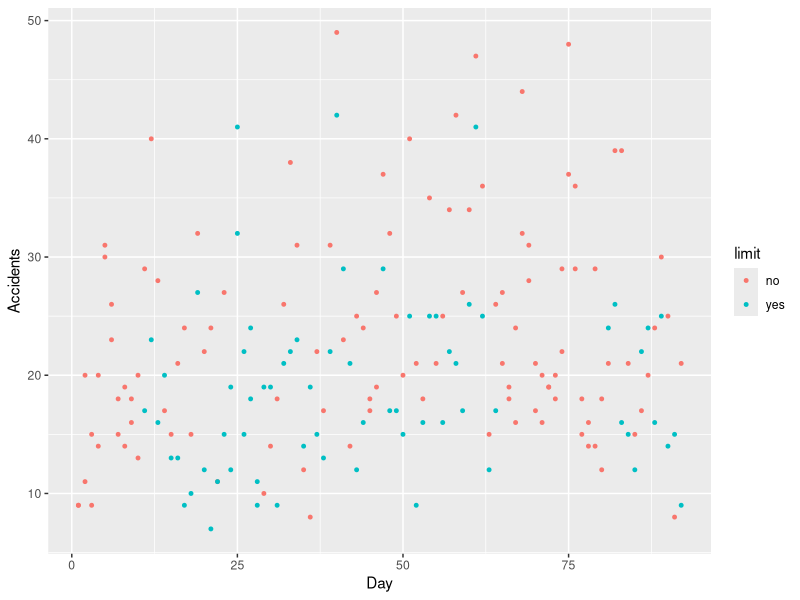
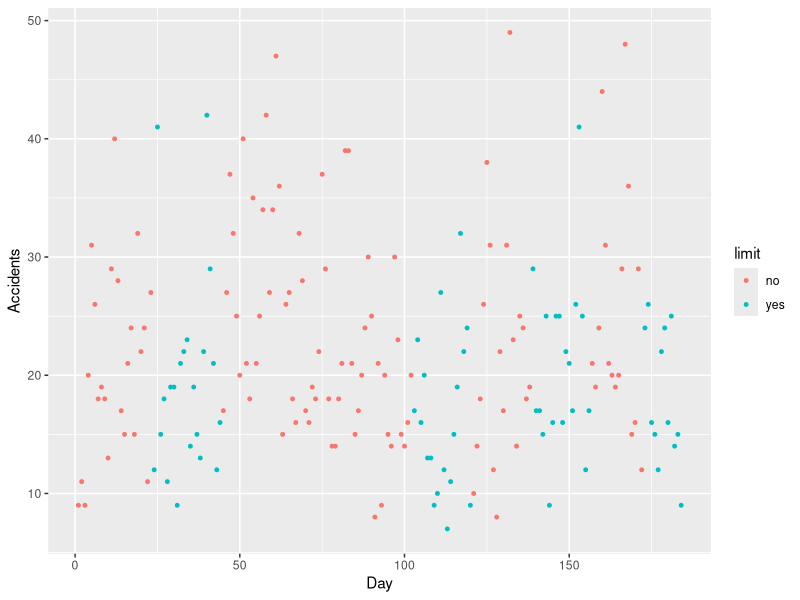
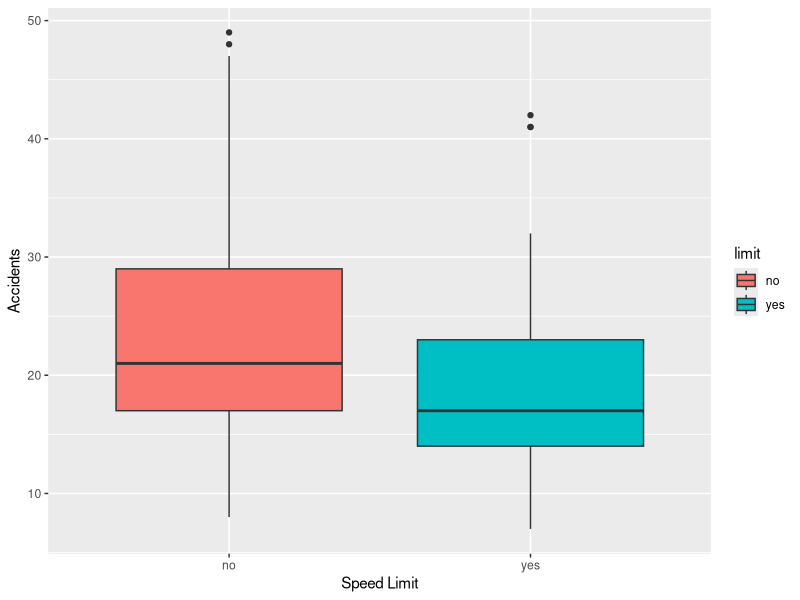
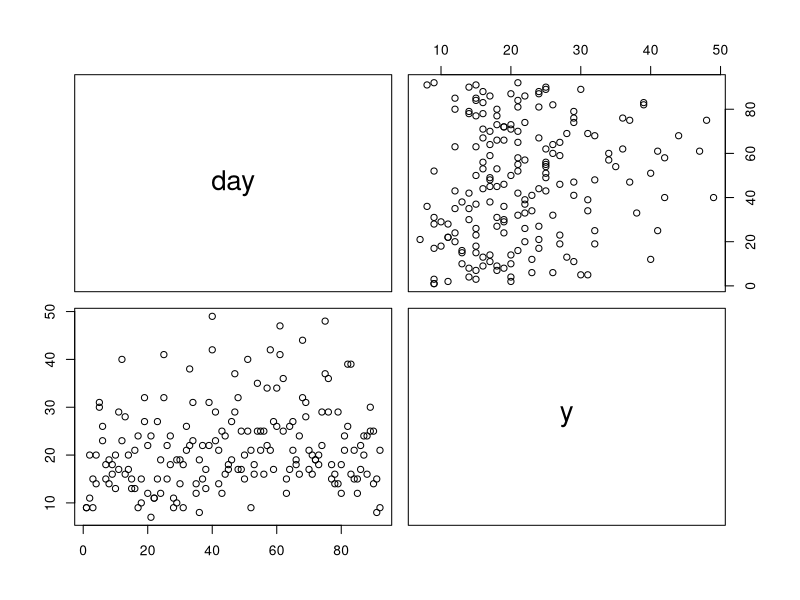
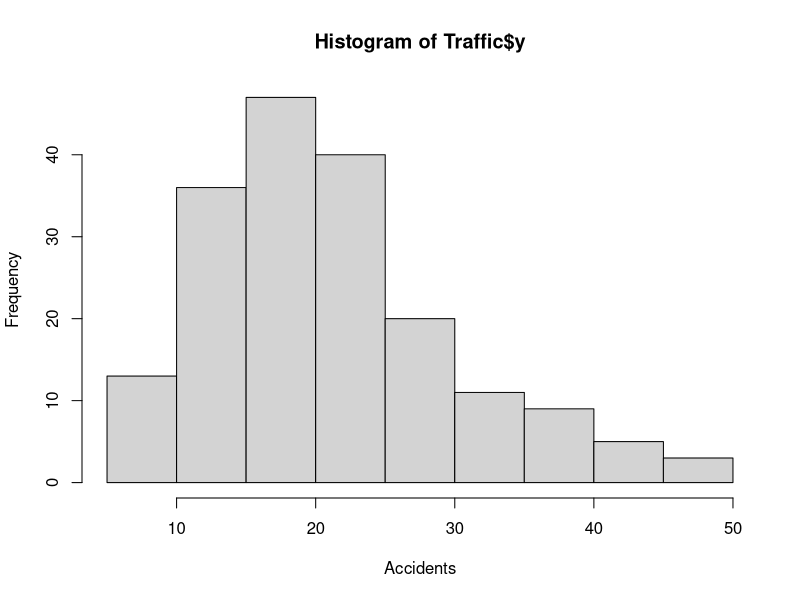
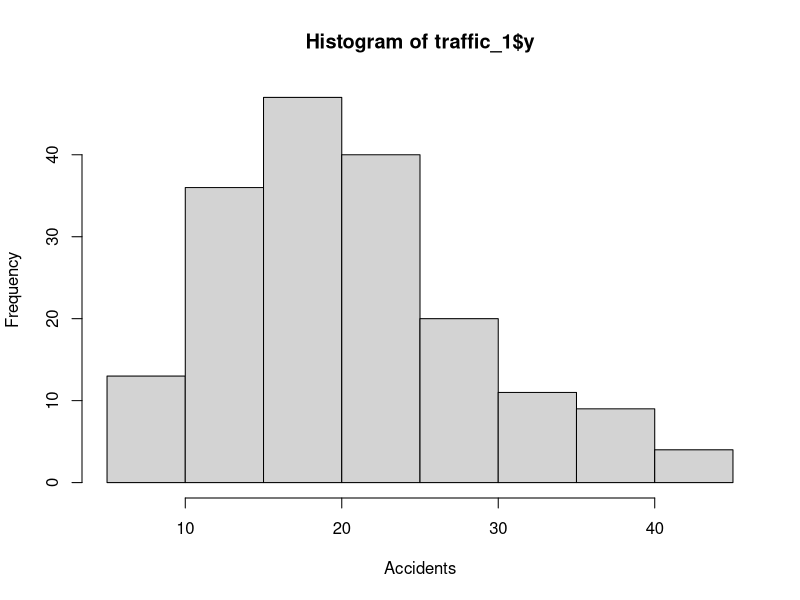
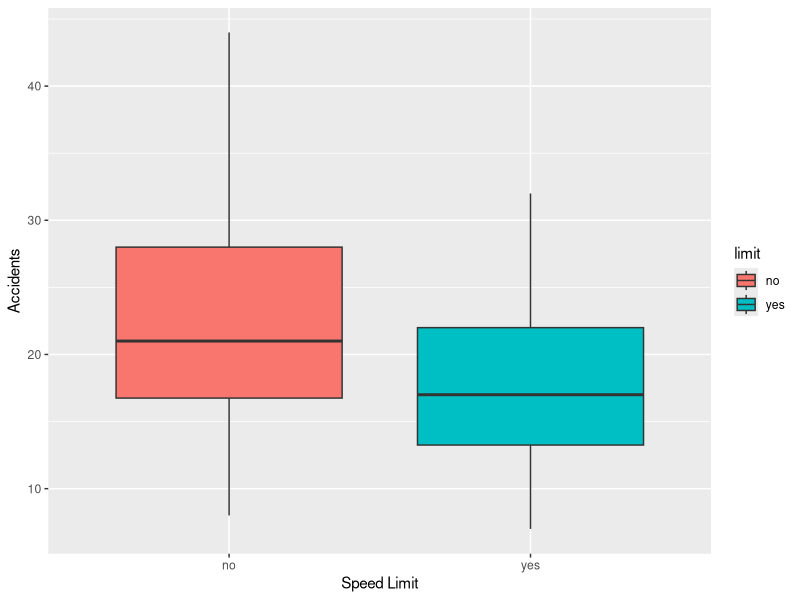
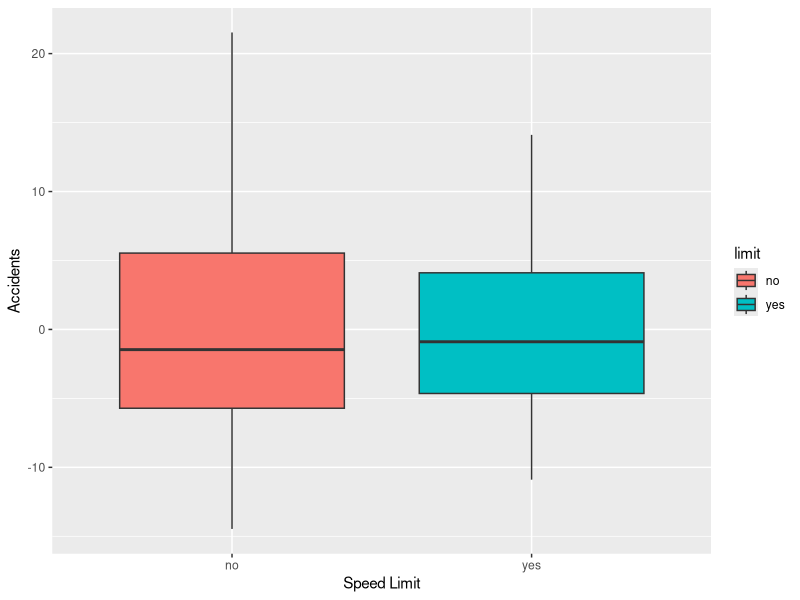

The R source for these figures, in order:
install.packages("dplyr")

library(ggplot2)
library(MASS)
library(dplyr)
# First I wanted to check out the available datasets
data(package="ggplot2")
data(package = .packages(all.available = TRUE))

# This dataset shows the effect of swedish speed limits on accidents
# I found it quite interesting, as the introduction of a speed limit is a hot topic in germany right now
# and learning something from the scandinavians turned out pretty well in the past
# => Research question: Does the introduction of a speed limit reduce the amount of road accidents
MASS::Traffic

data("Traffic", package="MASS")

head(Traffic, 5)
tail(Traffic, 5)

# Shows that the dataset is not really big. Only 184 observations
# Taken from two years time, 1961-1962 Probably not the best data to make decision for the present...
summary(Traffic) # => Values for year & day not very useful...
str(Traffic)

# As the dataset is fairly small I could already see, that there are no missing values
# Nevertheless I tested it:
colSums(is.na(Traffic))

# Checking Variance:
var(Traffic$y)
# => high variance and small data set... Not the best to draw conclusions from

# Before looking at the data I thought that there would have been a law for a general speed limit,
# so I expected a nice graph view where you can see the accidents way lower after this
# Now seeing that, the data doesn't look like this
# So I did a Boxplot later, as it serves the distribution of the data better in my opinion

ggplot(Traffic, aes(x = day, y = y)) +
  geom_point(aes(color = limit), size = 1) +
  labs(y = "Accidents", x = "Day")
# Not quite right yet, Renders day n of 1961 and 1962 on the same x position..

# data preparation: Make dates continuous
Traffic$date_cont <- ifelse(Traffic$year == "1961", Traffic$day, Traffic$day + 92)

ggplot(Traffic, aes(x = date_cont, y = y)) +
  geom_point(aes(color = limit), size = 1) +
  labs(y = "Accidents", x = "Day")

# Above not very insightful. Maybe do simple histogram instead:
ggplot(Traffic, aes(x=limit, y=y, fill=limit)) +
  geom_boxplot() +
  labs(x="Speed Limit", y="Accidents")

# Looking at the Boxplot; At which dates where the outliers?
# Maybe take a look at the 10 biggest values
# As the lowest possible number would be zero and the data is not to far from that,
# Negative outliers don't exist in this data

# Checking correlation
# Expecting correlation between 'limit' and 'y'
# (Therefore also between day and y...)
# Probably not the best data set to check for correlation, but let's do it anyway
cor(Traffic[,c(1,2,4)])
pairs(Traffic[,c(2,4)])
# It could've been interesting to see if there is a correlation between certain dates (e.g. Weekends vs. Weekdays) and y,
# But since the days are only numbered and not labeled with date, I can not do it

# Let's make 'limit' numeric, so we can check it's correlation with the amount of accidents
Traffic$limit_num <- ifelse(Traffic$limit == 'no', 0, 1)
cor(Traffic[,c("y","limit_num")])

# Looking for outliers: In Boxplot visible, that positive outliers exist
quantile(Traffic$y)
hist(Traffic$y, xlab="Accidents")

# Try to create Boxplot w/o outliers
# Take a look at the biggest values:
tail(Traffic[order(Traffic$y),], 10)

# Common approach: Interquartile Range
Q1 <- quantile(Traffic$y, 0.25)
Q3 <- quantile(Traffic$y, 0.75)
IQR <- Q3 - Q1

lower_bound <- Q1 - 1.5 * IQR
upper_bound <- Q3 + 1.5 * IQR

cat(lower_bound, upper_bound)
# lower_bound < 0 => as guessed, no negative outliers

# Can I count the number of outliers and see whether they occured rather w/ or w/o a speed limit?
outliers <- subset(Traffic, y > upper_bound)
print(outliers)
# => 4 outliers, all of them without speed limit

# To denote processing of the dataset, I will use indices
traffic_1 <- subset(Traffic, y <= upper_bound)
print(traffic_1)
hist(traffic_1$y, xlab="Accidents")

# However Boxplot shows that 'yes' has two outliers, far away from the rest of the data
# Maybe remove outliers for both categories individually?
traffic_limit <- subset(Traffic, limit == 'yes')
tail(traffic_limit[order(traffic_limit$y),], 10)

remove_outliers <- function(dataset, property){
  Q1 <- quantile(property, 0.25)
  Q3 <- quantile(property, 0.75)
  IQR <- Q3 - Q1
  
  lower_bound <- Q1 - 1.5 * IQR
  upper_bound <- Q3 + 1.5 * IQR
  
  cat(lower_bound, upper_bound, "\n")
  print(subset(dataset, (y > upper_bound | y < lower_bound)))
  
  return (subset(dataset, (y < upper_bound & y > lower_bound)))
}

traffic_no_limit <- subset(Traffic, limit == 'no')

# Dataset with outliers removed for both categories
traffic_2 <- rbind(
  remove_outliers(traffic_limit, traffic_limit$y),
  remove_outliers(traffic_no_limit, traffic_no_limit$y)
)

# Now looking at the Boxplot:
ggplot(traffic_2, aes(x=limit, y=y, fill=limit)) +
  geom_boxplot() +
  labs(x="Speed Limit", y="Accidents")

# Mean removal
mean_y <- mean(traffic_2$y)
cat(mean_y)
# I will only remove the mean of 'y', as the other columns contain categorial data

traffic_3 <- mutate(traffic_2, y = y - mean_y)

# Comparison: Mean removal in groups:
remove_mean <- function(dataset, property){
  mean_prop <- mean(property)

  cat(mean_prop, "\n")
  
  return (mutate(dataset, y = property - mean_prop))
}

traffic_limit_clean <- remove_outliers(traffic_limit, traffic_limit$y)
traffic_no_limit_clean <- remove_outliers(traffic_no_limit, traffic_no_limit$y)

traffic_4 <- rbind(
  remove_mean(traffic_limit_clean, traffic_limit_clean$y),
  remove_mean(traffic_no_limit_clean, traffic_no_limit_clean$y)
)

ggplot(traffic_4, aes(x=limit, y=y, fill=limit)) +
  geom_boxplot() +
  labs(x="Speed Limit", y="Accidents")

# Scaling
sd_y <- sd(traffic_3$y)
traffic_5 <- mutate(traffic_3, y = y / sd_y)

ggplot(traffic_5, aes(x=limit, y=y, fill=limit)) +
  geom_boxplot() +
  labs(x="Speed Limit", y="Accidents")
